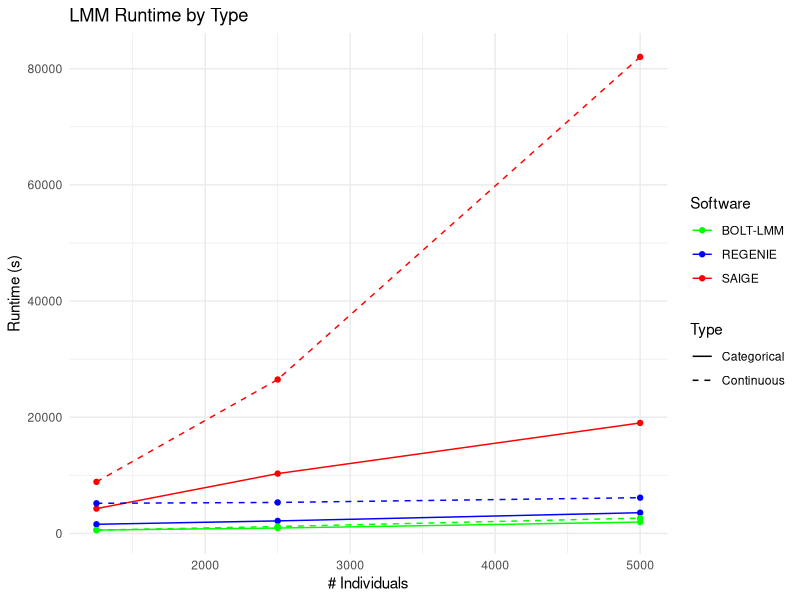

R code for this plot:
# Prepare the data for the categorical runtime
cat_data <- data.frame(
  nIndividuals = c(1250, 2500, 5000),
  runtime = c(573.757, 921.05100, 1951.995, 1571.24, 2151.103, 3565.347, 4268.588, 10295.285, 19015.465),
  Software = rep(c("BOLT-LMM", "REGENIE", "SAIGE"), each = 3),
  Type = rep("Categorical", 9)
)

# Prepare the data for the continuous runtime
cont_data <- data.frame(
  nIndividuals = c(1250, 2500, 5000),
  runtime = c(572.153, 1183.144, 2628.689, 5182.296, 5328.045, 6148.966, 8870.7, 26492.221, 82033.679),
  Software = rep(c("BOLT-LMM", "REGENIE", "SAIGE"), each = 3),
  Type = rep("Continuous", 9)
)

# Combine the data
data <- rbind(cat_data, cont_data)

# Load the ggplot2 library
library(ggplot2)

# Plot
ggplot(data, aes(x = nIndividuals, y = runtime, color = Software, group = interaction(Software, Type), linetype = Type)) + 
  geom_line() + 
  geom_point() + 
  scale_color_manual(values = c("BOLT-LMM" = "green", "REGENIE" = "blue", "SAIGE" = "red")) + 
  theme_minimal() + 
  labs(x = "# Individuals", y = "Runtime (s)", title = "LMM Runtime by Type") + 
  scale_linetype_manual(values = c("Categorical" = "solid", "Continuous" = "dashed"))
